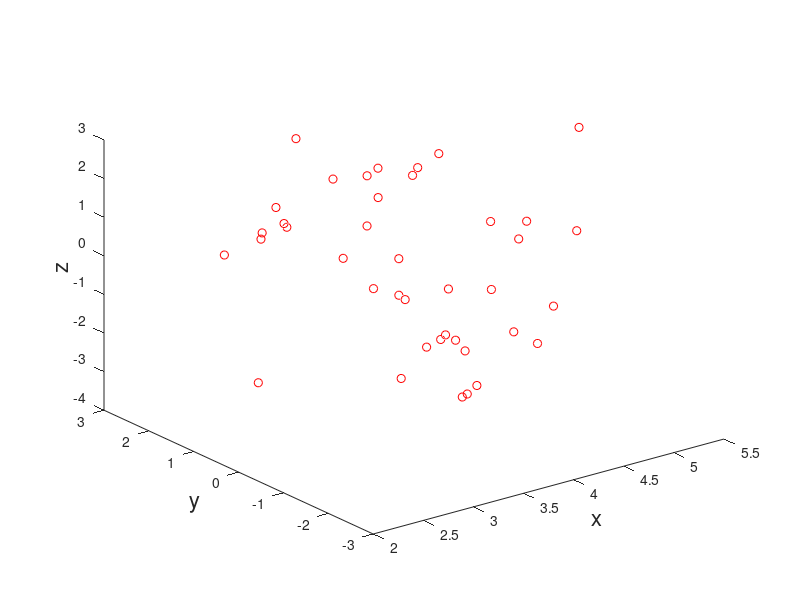

The MATLAB script that drew this image:
function[] = ImageProbeError ()
%collected positiones of imaged cross in RAS coordinate system. 
points = cat(3,[60.4336,11.4083,26.4598;
   59.1987,10.8755,26.8311;
   58.9739,10.2709,27.7293;
   59.458,11.2891,26.5991],[60.6742,10.3984,26.3495;
    60.4265,10.3341,24.0934;
    61.7196,11.4005,26.6389;
    60.1317,11.3149,25.3803],[57.9819,11.3587,26.6837;
    59.0784,11.5847,24.8535;
    58.7206,10.4498,26.3513;
    59.7264,12.0058,24.471],[59.8613,11.0137,26.6339;
    59.5484,11.5858,26.038;
    61.0274,10.9385,27.2059;
    60.0185,11.0946,26.5368],[60.0228,11.302,27.0927;
    58.7922,10.6158,25.1737;
    60.8008,11.1,26.8478;
    59.9907,11.5174,27.5505],[59.3822,9.6023,27.0479;
   58.592,11.928,26.3757;
   60.2054,10.6091,26.6394;
   58.8402,11.9819,26.1207],[60.8211,12.0119,26.4853;
   57.8735,11.7855,25.6533;
   60.3522,11.6003,26.2633;
   59.1808,11.8787,26.019],[61.1541,10.3071,25.8406;
   59.8319,10.3757,24.2734;
   61.1933,10.6562,26.1289;
   58.8484,12.321,26.1354],[62.1494,11.036,26.5505;
   58.1069,13.0318,25.1942;
   60.6795,11.3771,25.7357;
   58.8493,12.0164,27.46],[60.786,11.2737,26.419;
   59.0867,11.4969,26.7233;
   59.5408,11.3559,26.4402;
   58.0185,11.1993,26.6695]);
       
%ProbeToReference transforms. Each ProbeToReference transform correlates to
%a imaged cross point collected in the RAS
P2Rt = cat(3, [[0.995243     0.0860314     0.0457136     -32.862;
-0.0359886   -0.111381     0.993126      -67.6261;
0.0905321    -0.990047     -0.107755     -23.3825];
    [0.999925     0.01139      -0.00456115    -32.5403;
0.011807     -0.994382    0.105185       -4.06774;
-0.00333752  -0.105231    -0.994443      -55.3237];
    [0.989218     -0.0254684   -0.144217      -37.8154; 
-0.143194    0.0382371    -0.988956      37.7761;
0.0307024    0.998944     0.0341777      20.3318];
    [0.998939     0.0185529    -0.0421359     -36.6658; 
-0.0198085   0.999366     -0.029595      -32.142;
0.0415603    0.0303983    0.998674       51.9566]],[[0.985447     0.101837     0.136101       -33.5219; 
-0.129386    -0.069904    0.989127       -69.9576; 
0.110243     -0.992343    -0.0557105     -20.4563];
    [0.98169      -0.182435    -0.0548021     -41.1706; 
-0.183312    -0.982989    -0.0113825     11.2563; 
-0.0517928   0.0212198    -0.998433      -50.7887];
    [0.991371     0.034292     -0.126518      -37.1009; 
-0.129196    0.0924077    -0.987305      36.8049; 
-0.0221655   0.995131     0.0960408      22.3353];
    [0.992025     0.115807     0.0497487      -39.8836; 
-0.103226    0.972975     -0.206548      -24.9286; 
-0.0723249   0.199766     0.977171       53.5023]],[[0.990424     0.077955     0.113948       -36.1433;
-0.116768    0.0326098    0.992624       -59.8638; 
0.0736641    -0.996423    0.0414001      -15.7443];
    [0.995916     -0.080286    0.0412965      -29.307; 
-0.0829847   -0.994201    0.0684098      1.48433; 
0.0355644    -0.0715575   -0.996802      -52.7409];
    [0.976471     0.108291     -0.186487      -42.4931;
-0.1894      0.0171734    -0.98175       25.3267;
-0.103111    0.993971     0.0372794      19.0827];
    [0.988376     0.129277     -0.0800018     -28.2529;
-0.140356    0.978145     -0.153404      -30.1285; 
0.0584219    0.16285      0.98492        52.7962]],[[0.979817     0.12815      0.153407       -29.153;
-0.148506    -0.0470207   0.987793       -70.1351; 
0.133799     -0.99064     -0.0270408     -19.0248];
    [0.984911     -0.0880058   0.149013       -25.7648;
-0.102056    -0.990752    0.0894209      -6.20551;
0.139766     -0.103278    -0.984784      -52.0802];
    [0.981399     0.038431     -0.188095      -38.0378;
-0.190481    0.0726811    -0.978996      38.3693; 
-0.0239528   0.996615     0.0786493      21.8326];
    [0.984955     0.139349     -0.102196      -35.8616;
-0.154086    0.975927     -0.154347      -24.009;
0.078227     0.167773     0.982717       52.7071]],[[0.981785     0.131173     0.137452       -26.9933;
-0.128982    -0.0710585   0.989098       -67.8536;
0.13951      -0.98881     -0.0528451     -21.059];
    [0.993447     -0.109108    0.0340252      -40.5964;
-0.114099    -0.964014    -0.970147      -7.93333;  
0.00660183   -0.242429    0.24012        -54.634];
    [0.972457     -0.123624    -0.197596      -27.2993;
-0.195828    0.0264147    -0.980282      39.1902;
0.126406     0.991978     0.00147797     17.6286];
    [0.993042     0.117308     0.0103951      -38.0567;
-0.115691    0.988227     -0.100106      -22.0717;
-0.0220169   0.0982059    0.994922       52.809]],[[0.977791     0.068707    0.197999        -42.6241;
-0.187788    -0.132268   0.973262        -70.0544; 
0.0930581    -0.98883    -0.116428       -22.7687];
    [0.998413     0.0268301   0.0495194       -34.0751; 
0.00880032   -0.942757   0.333366        -24.8267;
0.0556284    -0.3324     -0.941496       -55.3044];
    [0.995074     -0.0538032  -0.0832639      -44.0663; 
-0.0830467   0.00626561  -0.996526       41.3486;
0.0541388    0.998533    0.00176653      18.1633];
    [0.995051     0.0973186   0.0200878       -38.2513; 
-0.0907744   0.972454    -0.214692       -20.4376; 
-0.040428    0.211806    0.976474        54.9127]],[[0.992987     0.0981124   0.0659461       -28.0668; 
-0.0811087   0.159607    0.983843        -76.1123; 
0.0860018    -0.982293   0.166445        -9.44612];
    [0.995154     -0.092501   -0.0333692      -41.4481; 
-0.0945844   -0.993228   -0.0674667      6.43665;
-0.0269025   0.0702952   -0.997164       -51.9348];
    [0.992952     -0.116674   -0.0207713      -30.3596;
-0.0457084   -0.21534    -0.975468       48.2262;
0.109339     0.969543    -0.219156       6.50326];
    [0.980047     0.198734    0.00356225      -35.2044;
-0.198334    0.976582    0.0833738       -39.5908;
0.0130905    -0.0824176  0.996512        50.0647]],[[0.987059     0.120178    0.106171        -37.9612;
-0.115544    0.0738976   0.990549        -75.2158;
0.111197     -0.989998   0.0868272       -12.7254];
    [0.987864     -0.155184   -0.00662318     -40.4315;
-0.155145    -0.987874   0.00603364      5.56392;
-0.00747916  -0.00493296 -0.99996        -51.3379];
    [0.985587     -0.000507328 -0.169164      -38.9194;
-0.168954    -0.0528002   -0.984209      42.064; 
-0.00843257  0.998604     -0.052125      14.3718];
    [0.993208     0.0955986    -0.0663178     -29.7039;
-0.103915    0.985237     -0.136049      -23.9468;
0.0523323    0.142017     0.98848        53.8816]],[[0.986339     0.111291     0.121446       -29.4084;
-0.109776    -0.105596    0.988331       -76.6389;
0.122817     -0.988162    -0.0919363     -22.2076];
    [0.994519     -0.104421    -0.0052745     -28.8139;
-0.104076    -0.983895    -0.145317      10.2068;
0.00998448   0.145069     -0.989372      -49.9314];
    [0.984169     -0.112206    -0.137189      -30.0207;
-0.136528    0.0135904    -0.990543      42.2552; 
0.11301      0.993592     -0.00194406    16.8055];
    [0.990236     0.0602946    -0.125687      -31.0371;
-0.111916    0.881404     -0.458913      -2.72835;
0.0831106    0.468498     0.879546       54.391]],[[0.978135     0.18926      0.0861987      -25.3126;
-0.067884    -0.101217    0.992546       -75.9815;
0.196574     -0.976697    -0.0861561     -21.9968];
    [0.992129     0.013308     0.124515       -31.6748;
-0.0385247   -0.913676    0.404614       -23.0538;
0.119151     -0.406226    -0.905971      -54.2664];
    [0.982587     -0.143837    -0.117613      -30.7977;
-0.136752    -0.131337    -0.98186       39.9438; 
0.125781     0.980848     -0.148719      9.8483];
    [0.992663     0.0423547    -0.113256      -37.3787;
-0.0586955   0.987676     -0.145088      -21.8569;
0.105716     0.150671     0.982916       54.382]]);

%ReferenceToRAS transform
R2RASt = [-0.0026   -0.0057   -1.0000  -16.1867;
   -0.9993    0.0374    0.0024   -8.0627;
    0.0374    0.9993   -0.0058 -110.8750];

%The ground truth position of the cross in the phantom. The position is
%collected in the RAS coordinate system
gt = [59.8889   15.1997   25.0408];

numCollectedDataSets = 10;
% file = fopen(filename);
% numCollectedDataSets(1,1) = fscanf(file, '%d', 1);

% points = zeros(4,3,numCollectedDataSets);
% P2Rt = zeros(12,4,numCollectedDataSets);
% R2RASt = zeros(3,4);
% gt = zeros(1,3);
% 
% for p=1:numCollectedDataSets
%     for i=1:4
%         for j=1:3
%             points(i,j,p) = fscanf(file, '%f', 1);
%             garbage = fscanf(file, '%c', 1);
%         end
%     end
% end
% 
% for p=1:numCollectedDataSets
%     for k=0:3:9
%         for i=1:4
%             for j=1:3
%                 P2Rt(j+k,i,p) = fscanf(file,'%f', 1);
%                 garbage = fscanf(file, '%c', 1);
%             end
%         end
%     end
% end
% 
% for p=1:4
%     for j=1:3
%         R2RASt(j,p) = fscanf(file, '%f', 1);
%         garbage = fscanf(file, '%c', 1);
%     end
% end
% 
% for i=1:3
%     gt(1,i) = fscanf(file, '%f', 1);
%     garbage = fscanf(file, '%c', 1);
% end

differences = zeros(4,3,5);
figure;

for j=1:numCollectedDataSets
    
    R2PtPoints = zeros(4,3);
    RAS2RtPoints = zeros(4,3);
    RAS2RtGround = zeros(4,3);
    R2PtGround = zeros(4,3);
    
    k = 1;
    for i=1:4
        
        %Move ground truth point and image cross points from RAS coordinate 
        %system to reference coordinate system
        RAS2RtGround(i,:) = R2RASt(:,1:3)\(gt') - R2RASt(:,4); 
        RAS2RtPoints(i,:) = R2RASt(:,1:3)\(points(i,:,j)') - R2RASt(:,4);

        %Move ground truth point and image cross points from reference
        %coordinate system to probe coordinate system
        R2PtGround(i,:) = P2Rt(k:k+2, 1:3, j)\(RAS2RtGround(i,:)') - P2Rt(k:k+2, 4, j);
        R2PtPoints(i,:) = P2Rt(k:k+2, 1:3, j)\(RAS2RtPoints(i,:)') - P2Rt(k:k+2, 4, j);

        k = k + 3;
        
        %Find and plot the difference between each imaged cross point and 
        %ground truth cross points transformed from RAS coordinate system 
        %to the Probe coordinate system
        differences(i,:,j) = R2PtPoints(i,:) - R2PtGround(i,:);
        plot3(differences(i,1,j), differences(i,2,j), differences(i,3,j), 'ro');
        hold on;
    end
end

avgDiff = [0,0,0]; %error in ImageToProbe transform
for i=1:numCollectedDataSets
    for j=1:4
        avgDiff = avgDiff + differences(j,:,i);
    end
end
avgDiff = avgDiff/(numCollectedDataSets * 4);

disp(differences);
disp('ImageToProbe transform error: ');
disp(avgDiff);

xlabel('x','FontSize',16);
ylabel('y','FontSize',16);
zlabel('z','FontSize',16);

end
